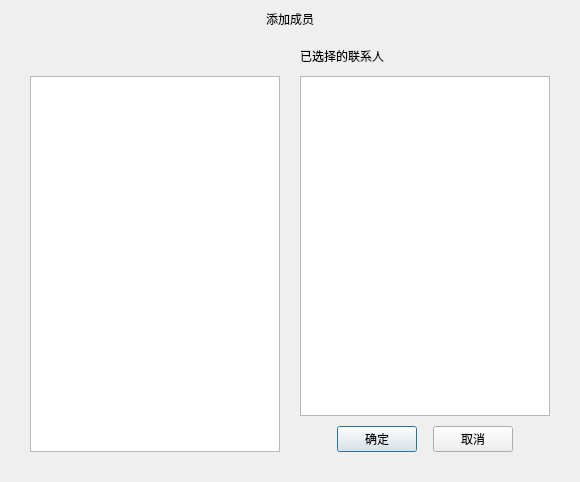
<?xml version="1.0" encoding="UTF-8"?>
<ui version="4.0">
 <class>SelectContactDialog</class>
 <widget class="QDialog" name="SelectContactDialog">
  <property name="geometry">
   <rect>
    <x>0</x>
    <y>0</y>
    <width>580</width>
    <height>482</height>
   </rect>
  </property>
  <property name="minimumSize">
   <size>
    <width>580</width>
    <height>482</height>
   </size>
  </property>
  <property name="maximumSize">
   <size>
    <width>580</width>
    <height>482</height>
   </size>
  </property>
  <property name="focusPolicy">
   <enum>Qt::StrongFocus</enum>
  </property>
  <property name="windowTitle">
   <string>选择联系人</string>
  </property>
  <layout class="QVBoxLayout" name="verticalLayout_2">
   <property name="spacing">
    <number>0</number>
   </property>
   <property name="leftMargin">
    <number>30</number>
   </property>
   <property name="topMargin">
    <number>10</number>
   </property>
   <property name="rightMargin">
    <number>30</number>
   </property>
   <property name="bottomMargin">
    <number>30</number>
   </property>
   <item>
    <widget class="QWidget" name="groupchatTitleWidget" native="true">
     <layout class="QHBoxLayout" name="horizontalLayout_3">
      <property name="spacing">
       <number>0</number>
      </property>
      <property name="leftMargin">
       <number>0</number>
      </property>
      <property name="topMargin">
       <number>0</number>
      </property>
      <property name="rightMargin">
       <number>0</number>
      </property>
      <property name="bottomMargin">
       <number>18</number>
      </property>
      <item>
       <layout class="QHBoxLayout" name="horizontalLayout_2" stretch="1">
        <property name="spacing">
         <number>0</number>
        </property>
        <property name="leftMargin">
         <number>0</number>
        </property>
        <item>
         <widget class="QLabel" name="DialogTitleLabel">
          <property name="text">
           <string>添加成员</string>
          </property>
          <property name="alignment">
           <set>Qt::AlignCenter</set>
          </property>
          <property name="indent">
           <number>0</number>
          </property>
         </widget>
        </item>
       </layout>
      </item>
     </layout>
    </widget>
   </item>
   <item>
    <layout class="QGridLayout" name="gridLayout">
     <property name="horizontalSpacing">
      <number>20</number>
     </property>
     <property name="verticalSpacing">
      <number>10</number>
     </property>
     <item row="0" column="0">
      <widget class="QWidget" name="widget" native="true">
       <property name="sizePolicy">
        <sizepolicy hsizetype="Preferred" vsizetype="Preferred">
         <horstretch>0</horstretch>
         <verstretch>0</verstretch>
        </sizepolicy>
       </property>
       <property name="minimumSize">
        <size>
         <width>250</width>
         <height>0</height>
        </size>
       </property>
       <property name="maximumSize">
        <size>
         <width>250</width>
         <height>16777215</height>
        </size>
       </property>
      </widget>
     </item>
     <item row="0" column="1">
      <layout class="QHBoxLayout" name="horizontalLayout">
       <property name="spacing">
        <number>2</number>
       </property>
       <item>
        <widget class="QLabel" name="haveSelectedLabel">
         <property name="text">
          <string>已选择的联系人</string>
         </property>
        </widget>
       </item>
       <item>
        <spacer name="horizontalSpacer_3">
         <property name="orientation">
          <enum>Qt::Horizontal</enum>
         </property>
         <property name="sizeHint" stdset="0">
          <size>
           <width>40</width>
           <height>20</height>
          </size>
         </property>
        </spacer>
       </item>
      </layout>
     </item>
     <item row="1" column="0">
      <widget class="QTableView" name="leftTableView">
       <property name="minimumSize">
        <size>
         <width>250</width>
         <height>0</height>
        </size>
       </property>
       <property name="maximumSize">
        <size>
         <width>250</width>
         <height>16777215</height>
        </size>
       </property>
      </widget>
     </item>
     <item row="1" column="1">
      <layout class="QVBoxLayout" name="verticalLayout">
       <item>
        <widget class="QTableView" name="rightTableView">
         <property name="minimumSize">
          <size>
           <width>250</width>
           <height>0</height>
          </size>
         </property>
         <property name="maximumSize">
          <size>
           <width>250</width>
           <height>16777215</height>
          </size>
         </property>
        </widget>
       </item>
       <item>
        <layout class="QHBoxLayout" name="horizontalLayout_4">
         <property name="spacing">
          <number>0</number>
         </property>
         <property name="topMargin">
          <number>10</number>
         </property>
         <property name="rightMargin">
          <number>0</number>
         </property>
         <item>
          <spacer name="horizontalSpacer">
           <property name="orientation">
            <enum>Qt::Horizontal</enum>
           </property>
           <property name="sizeHint" stdset="0">
            <size>
             <width>40</width>
             <height>20</height>
            </size>
           </property>
          </spacer>
         </item>
         <item>
          <widget class="QPushButton" name="okButton">
           <property name="cursor">
            <cursorShape>PointingHandCursor</cursorShape>
           </property>
           <property name="text">
            <string>确定</string>
           </property>
          </widget>
         </item>
         <item>
          <spacer name="horizontalSpacer_4">
           <property name="orientation">
            <enum>Qt::Horizontal</enum>
           </property>
           <property name="sizeHint" stdset="0">
            <size>
             <width>20</width>
             <height>20</height>
            </size>
           </property>
          </spacer>
         </item>
         <item>
          <widget class="QPushButton" name="cancelButton">
           <property name="cursor">
            <cursorShape>PointingHandCursor</cursorShape>
           </property>
           <property name="text">
            <string>取消</string>
           </property>
          </widget>
         </item>
         <item>
          <spacer name="horizontalSpacer_2">
           <property name="orientation">
            <enum>Qt::Horizontal</enum>
           </property>
           <property name="sizeHint" stdset="0">
            <size>
             <width>40</width>
             <height>20</height>
            </size>
           </property>
          </spacer>
         </item>
        </layout>
       </item>
      </layout>
     </item>
    </layout>
   </item>
  </layout>
 </widget>
 <resources/>
 <connections/>
</ui>
